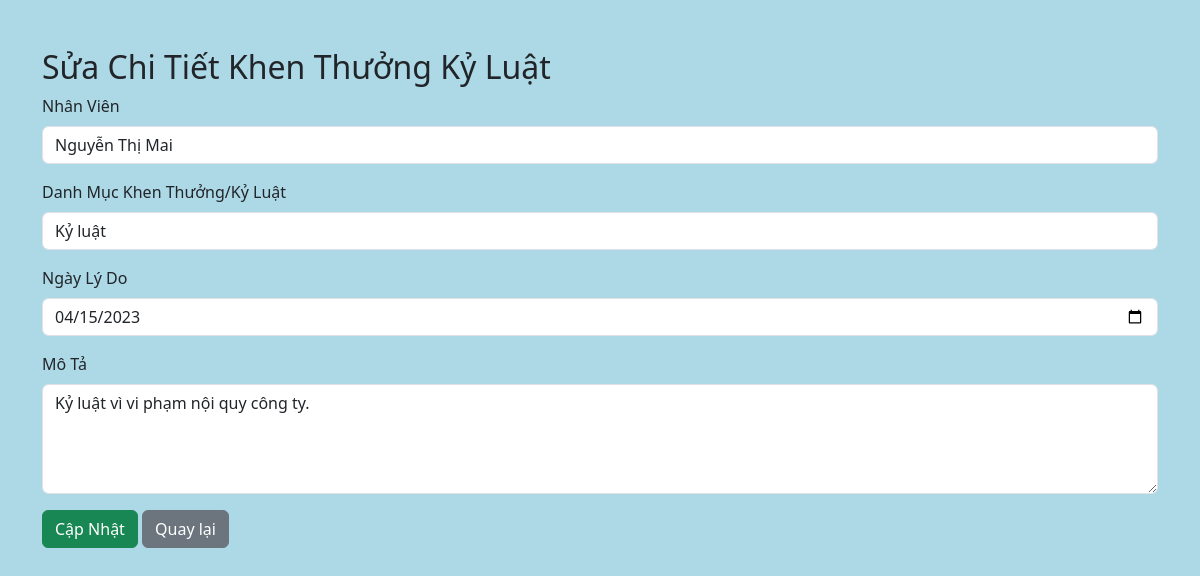
Screenshot of /admin/sua_chitiet.php?id=2 (signed in) with the database file from the repository.
### tables this page shows
CREATE TABLE `chitietkhenthuong_kyluat` (
  `id` int(11) NOT NULL,
  `id_nhan_vien` int(11) DEFAULT NULL,
  `id_danh_muc_ktkl` int(11) DEFAULT NULL,
  `ngay_ly_do` date NOT NULL,
  `mo_ta` text DEFAULT NULL
);

### admin/sua_chitiet.php (the view, shortened to what this page needs)
<?php
$conn = new mysqli('localhost', 'root', '', 'quanly_nhansu');
if (isset($_GET['id'])) {
    $id = $_GET['id'];
    $sql = "SELECT * FROM chitietkhenthuong_kyluat WHERE id = $id";
    $result = $conn->query($sql);
    if ($result->num_rows > 0) {
        $row = $result->fetch_assoc();
        $id_nhan_vien = $row['id_nhan_vien'];
        $id_danh_muc_ktkl = $row['id_danh_muc_ktkl'];
        $ngay_ly_do = $row['ngay_ly_do'];
        $mo_ta = $row['mo_ta'];
    } else {
        echo "Không tìm thấy chi tiết khen thưởng kỷ luật.";
        exit;
    }
} else {
    echo "ID không hợp lệ.";
    exit;
}
?>
<!DOCTYPE html>
<html lang="en">
<head>
    <link href="https://cdn.jsdelivr.net/npm/bootstrap@5.3.0-alpha1/dist/css/bootstrap.min.css" rel="stylesheet">
</head>
<body>
    <div class="container mt-5">
        <h2>Sửa Chi Tiết Khen Thưởng Kỷ Luật</h2>
        <form method="POST" action="">
            <div class="mb-3">
                <label for="id_nhan_vien" class="form-label">Nhân Viên</label>
                <select id="id_nhan_vien" name="id_nhan_vien" class="form-control" required>
                    <?php
                    $conn = new mysqli('localhost', 'root', '', 'quanly_nhansu');
                    $sql_nhanvien = "SELECT id, ho_ten FROM nhanvien";
                    $result_nhanvien = $conn->query($sql_nhanvien);
                    while ($row_nhanvien = $result_nhanvien->fetch_assoc()) {
                        $selected = ($row_nhanvien['id'] == $id_nhan_vien) ? 'selected' : '';
                        echo "<option value='" . $row_nhanvien['id'] . "' $selected>" . $row_nhanvien['ho_ten'] . "</option>";
                    }
                    ?>
                </select>
            </div>
            <div class="mb-3">
                <label for="id_danh_muc_ktkl" class="form-label">Danh Mục Khen Thưởng/Kỷ Luật</label>
                <select id="id_danh_muc_ktkl" name="id_danh_muc_ktkl" class="form-control" required>
                    <?php
                    $sql_danhmuc = "SELECT id, ten_danh_muc FROM danhmuckhenthuong_kyluat";
                    $result_danhmuc = $conn->query($sql_danhmuc);
                    while ($row_danhmuc = $result_danhmuc->fetch_assoc()) {
                        $selected = ($row_danhmuc['id'] == $id_danh_muc_ktkl) ? 'selected' : '';
                        echo "<option value='" . $row_danhmuc['id'] . "' $selected>" . $row_danhmuc['ten_danh_muc'] . "</option>";
                    }
                    ?>
                </select>
            </div>
            <div class="mb-3">
                <label for="ngay_ly_do" class="form-label">Ngày Lý Do</label>
                <input type="date" id="ngay_ly_do" name="ngay_ly_do" class="form-control" value="<?php echo $ngay_ly_do; ?>" required>
            </div>
            <div class="mb-3">
                <label for="mo_ta" class="form-label">Mô Tả</label>
                <textarea id="mo_ta" name="mo_ta" class="form-control" rows="4"><?php echo $mo_ta; ?></textarea>
            </div>
            <button type="submit" class="btn btn-success">Cập Nhật</button>
            <a href="quanly_ctktkl.php" class="btn btn-secondary">Quay lại</a>
        </form>
    </div>
</body>
</html>

### admin/sua_chitiet.php (style rules this page uses)
body { background-color: #ADD8E6; }

### rows the page displays
chitietkhenthuong_kyluat: ngay_ly_do "04/15/2023", mo_ta "Kỷ luật vì vi phạm nội quy công ty."

### other values shown
form field id_nhan_vien "Nguyễn Thị Mai"
form field id_danh_muc_ktkl "Kỷ luật"
